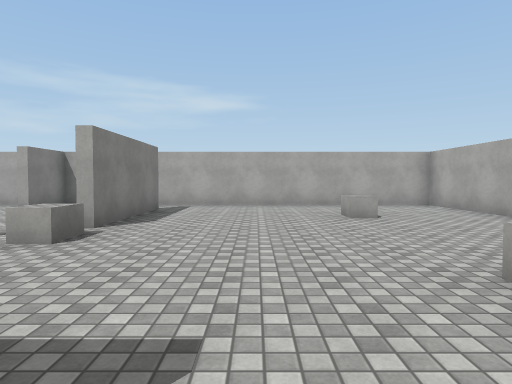
view 1 (above)

22 first-person views from a walk through a scene from a Unity 3-D project. The camera is 1.4 m above the floor, tilts 2° down and sees 75° across. The floor is counted in squares, 2 m on a side. Each view is taken from the middle of a square. On the plan, view 1 faces up. The plan holds only what a view shows up to about 10 squares ahead; the rest is blank. Surface patterns are stand-ins for the level's own textures.

view 2
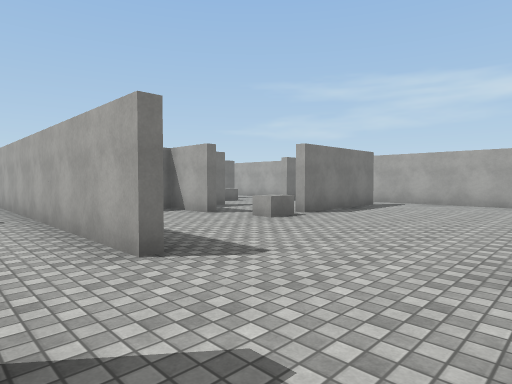

view 3
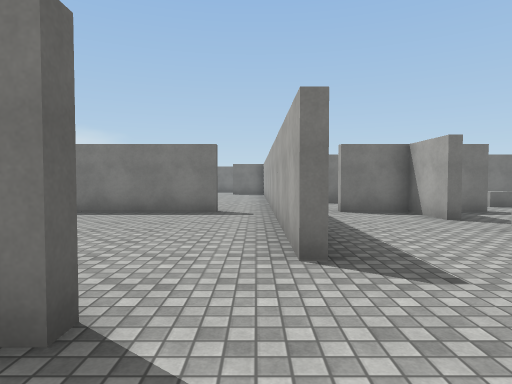

view 4
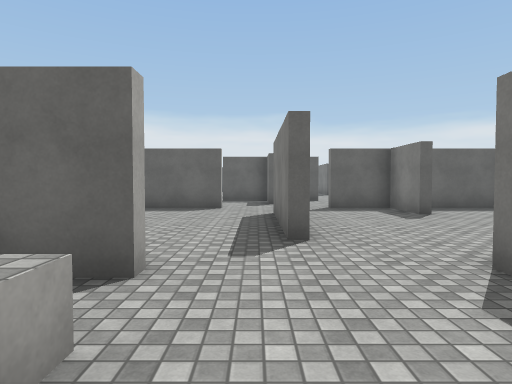

view 5
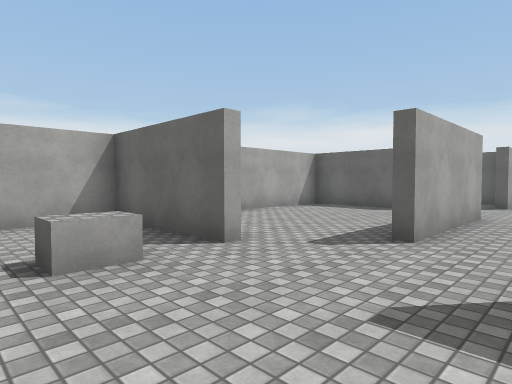

view 6
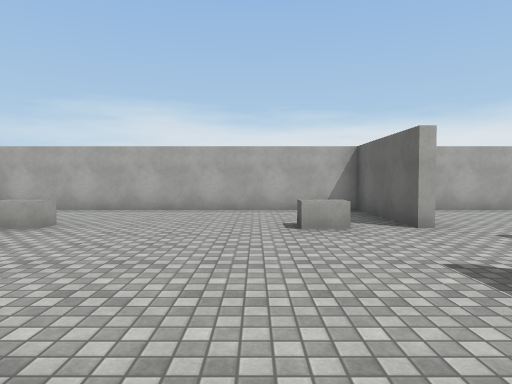

view 7
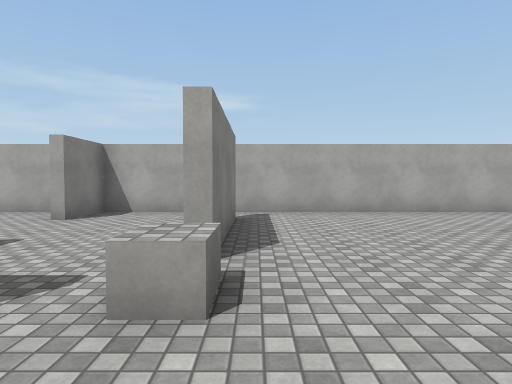

view 8
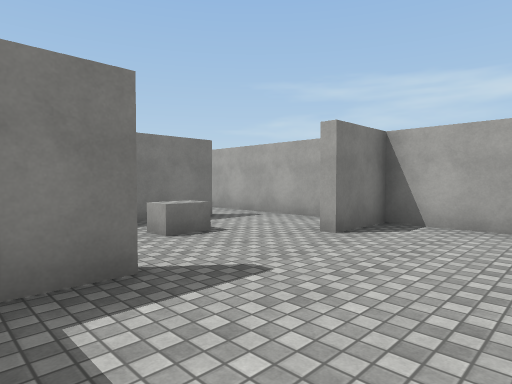

view 9
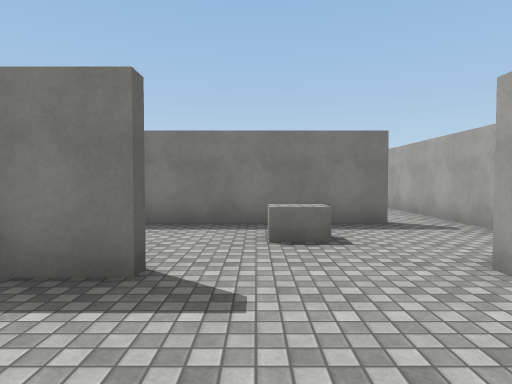

view 10
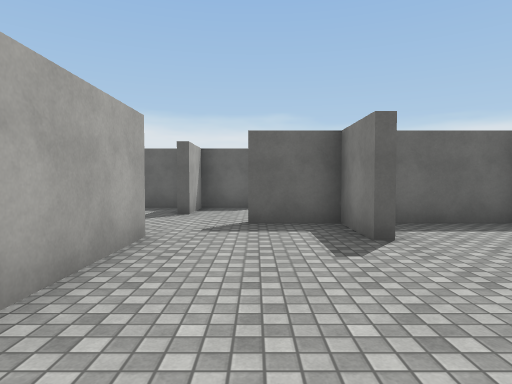

view 11
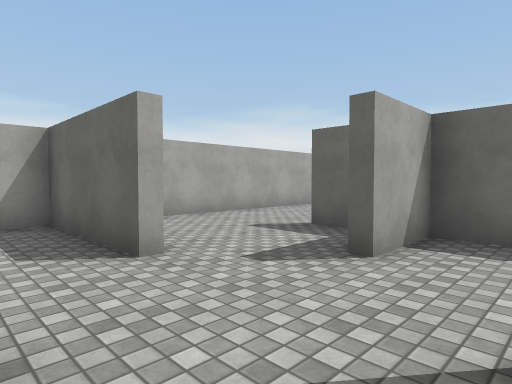

view 12
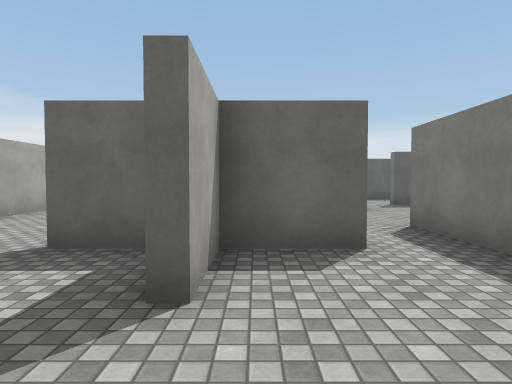

view 13
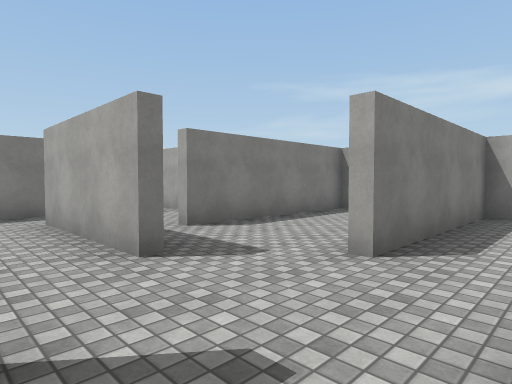

view 14
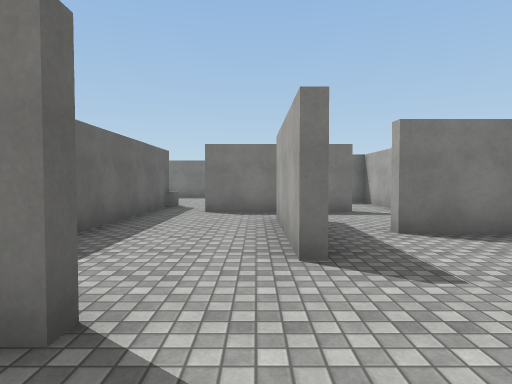

view 15
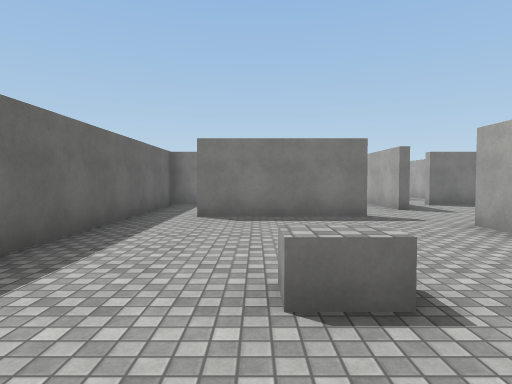

view 16
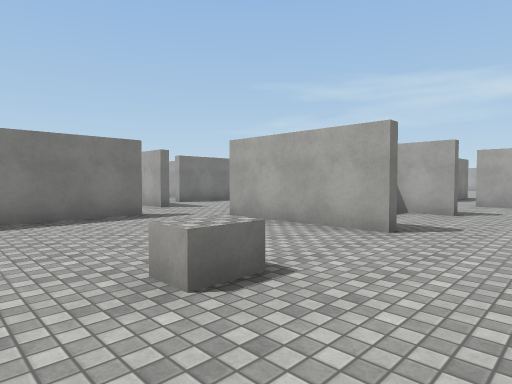

view 17
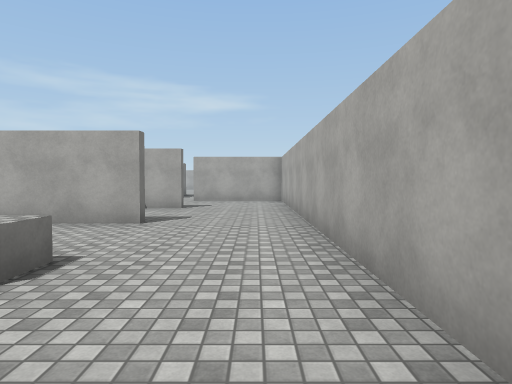

view 18
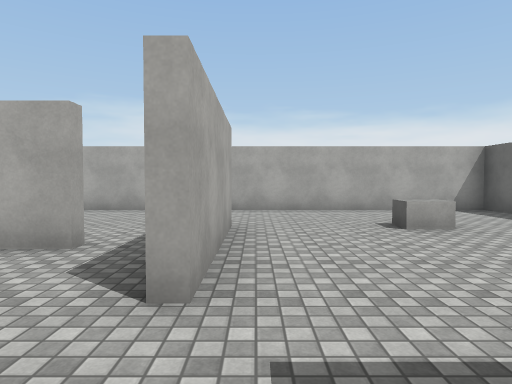

view 19
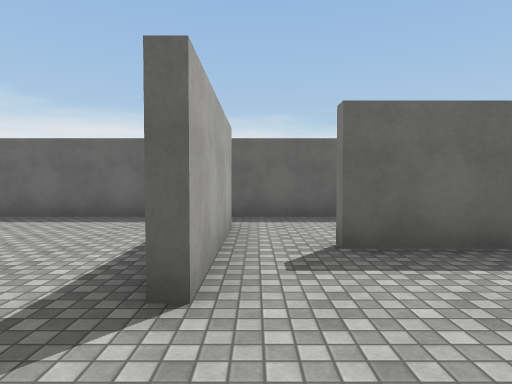

view 20
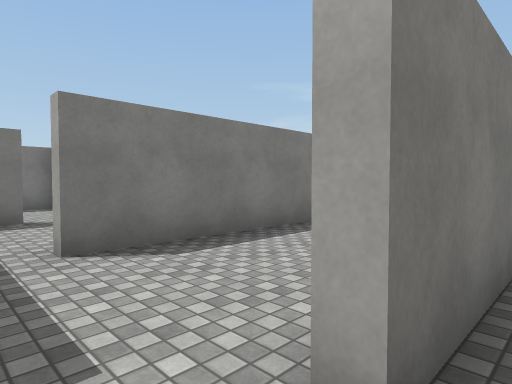

view 21
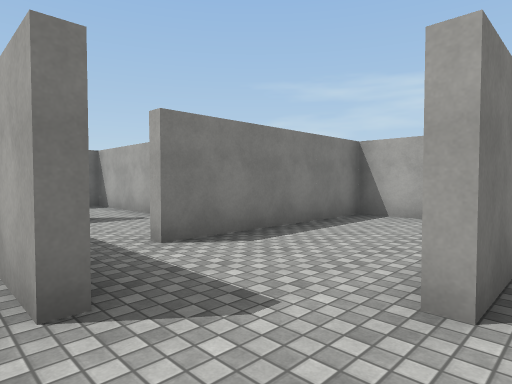

view 22
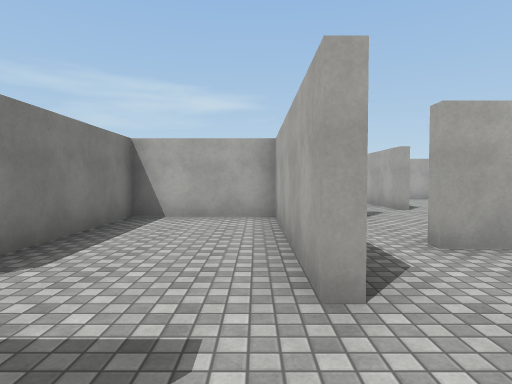

### Floor plan
Key: @ floor where view 1 was taken; # wall or solid block; x gap in a wall; . floor; ^ raised ledge; T thing the floor can be seen under or through; O other object.
Columns run from 12 left of view 1 to 5 right of it. Each row starts with its distance up from view 1.
 10 ###### ###########
  9  ......#.........#
  8    .#..#..#......#
  7     #O....#......#
  6     #.....#......#
  5     #..#..x......#
  4     #  ##........#
  3        #.........#
  2       ##......^..#
  1    #########..####
  0     ........@... #
 -1     ...#.....#...#
 -2        #.....#...#
 -3        #.....#...#
 -4        #..#..#...#
 -5        #####..####
 -6        #..#..... #
 -7        #..#..#...#
 -8  ####  #..TTTT#..#
 -9  #.... #..TTT#...#
-10   ..#..x..T.##...#
-11     #x###..####..#
-12     #............#
-13   ..x.....#......#
-14   O######.#...O..#
-15         ..#......#
-16         ..#......#
-17        #.........#
-18        ###########

Positions as (right, up) in squares from view 1, and headings:
1: (0, 0), facing up
2: (2, -1), facing up-left
3: (2, 0), facing left
4: (1, 3), facing down
5: (-1, 3), facing down-right
6: (-3, 3), facing right
7: (-2, 2), facing up
8: (-3, 4), facing up-left
9: (-3, 6), facing left
10: (-1, 0), facing down
11: (-1, -4), facing down-right
12: (0, -5), facing down
13: (-1, -13), facing up-left
14: (-1, -12), facing left
15: (4, -15), facing left
16: (4, -16), facing up-left
17: (4, -17), facing up
18: (-3, -12), facing right
19: (-3, -11), facing down
20: (-2, -11), facing up-left
21: (-2, -12), facing up-left
22: (-3, -12), facing up
